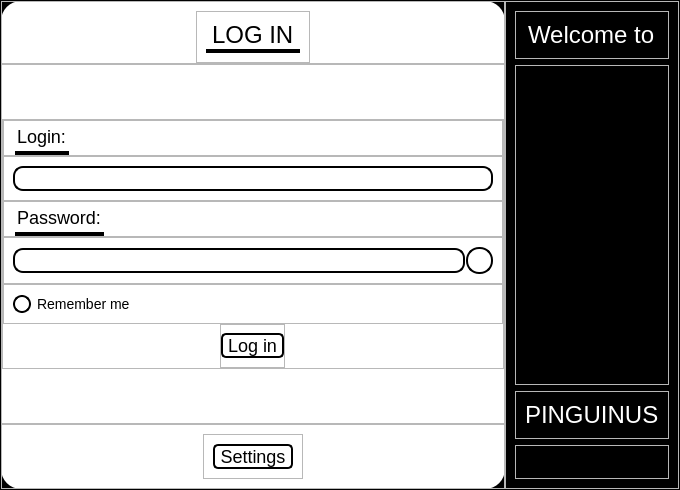
<?xml version="1.0" encoding="UTF-8"?>
<ui version="4.0">
 <class>LoginInterface</class>
 <widget class="QWidget" name="LoginInterface">
  <property name="geometry">
   <rect>
    <x>0</x>
    <y>0</y>
    <width>680</width>
    <height>490</height>
   </rect>
  </property>
  <property name="sizePolicy">
   <sizepolicy hsizetype="Preferred" vsizetype="Preferred">
    <horstretch>0</horstretch>
    <verstretch>0</verstretch>
   </sizepolicy>
  </property>
  <property name="minimumSize">
   <size>
    <width>680</width>
    <height>490</height>
   </size>
  </property>
  <property name="windowTitle">
   <string>Form</string>
  </property>
  <property name="styleSheet">
   <string notr="true"/>
  </property>
  <layout class="QGridLayout" name="gridLayout">
   <property name="leftMargin">
    <number>0</number>
   </property>
   <property name="topMargin">
    <number>0</number>
   </property>
   <property name="rightMargin">
    <number>0</number>
   </property>
   <property name="bottomMargin">
    <number>0</number>
   </property>
   <property name="spacing">
    <number>0</number>
   </property>
   <item row="0" column="0">
    <widget class="QFrame" name="frame_8">
     <property name="minimumSize">
      <size>
       <width>680</width>
       <height>490</height>
      </size>
     </property>
     <property name="styleSheet">
      <string notr="true">QFrame#frame_8{
background-color:rgb(0,0,0);
}</string>
     </property>
     <property name="frameShape">
      <enum>QFrame::StyledPanel</enum>
     </property>
     <property name="frameShadow">
      <enum>QFrame::Raised</enum>
     </property>
     <layout class="QHBoxLayout" name="horizontalLayout">
      <property name="spacing">
       <number>0</number>
      </property>
      <property name="leftMargin">
       <number>0</number>
      </property>
      <property name="topMargin">
       <number>0</number>
      </property>
      <property name="rightMargin">
       <number>0</number>
      </property>
      <property name="bottomMargin">
       <number>0</number>
      </property>
      <item>
       <widget class="QFrame" name="frame">
        <property name="styleSheet">
         <string notr="true">QFrame#frame{
	background-color: rgb(255, 255, 255);
	border-radius: 20px;
}</string>
        </property>
        <property name="frameShape">
         <enum>QFrame::StyledPanel</enum>
        </property>
        <property name="frameShadow">
         <enum>QFrame::Raised</enum>
        </property>
        <layout class="QVBoxLayout" name="verticalLayout">
         <property name="spacing">
          <number>0</number>
         </property>
         <property name="leftMargin">
          <number>0</number>
         </property>
         <property name="topMargin">
          <number>0</number>
         </property>
         <property name="rightMargin">
          <number>0</number>
         </property>
         <property name="bottomMargin">
          <number>0</number>
         </property>
         <item>
          <widget class="QFrame" name="frame_13">
           <property name="frameShape">
            <enum>QFrame::StyledPanel</enum>
           </property>
           <property name="frameShadow">
            <enum>QFrame::Raised</enum>
           </property>
           <layout class="QVBoxLayout" name="verticalLayout_10">
            <property name="spacing">
             <number>0</number>
            </property>
            <property name="leftMargin">
             <number>0</number>
            </property>
            <property name="rightMargin">
             <number>0</number>
            </property>
            <property name="bottomMargin">
             <number>0</number>
            </property>
            <item alignment="Qt::AlignHCenter">
             <widget class="QFrame" name="frame_14">
              <property name="frameShape">
               <enum>QFrame::StyledPanel</enum>
              </property>
              <property name="frameShadow">
               <enum>QFrame::Raised</enum>
              </property>
              <layout class="QVBoxLayout" name="verticalLayout_11">
               <item>
                <widget class="QLabel" name="label_4">
                 <property name="styleSheet">
                  <string notr="true">font: 24px;
border-bottom-style: solid;
border-bottom-width: 4px;
border-radius: 0px;</string>
                 </property>
                 <property name="text">
                  <string>LOG IN</string>
                 </property>
                </widget>
               </item>
              </layout>
             </widget>
            </item>
           </layout>
          </widget>
         </item>
         <item>
          <widget class="QFrame" name="frame_3">
           <property name="sizePolicy">
            <sizepolicy hsizetype="Preferred" vsizetype="Expanding">
             <horstretch>0</horstretch>
             <verstretch>0</verstretch>
            </sizepolicy>
           </property>
           <property name="frameShape">
            <enum>QFrame::StyledPanel</enum>
           </property>
           <property name="frameShadow">
            <enum>QFrame::Raised</enum>
           </property>
           <layout class="QVBoxLayout" name="verticalLayout_4">
            <property name="spacing">
             <number>0</number>
            </property>
            <property name="leftMargin">
             <number>0</number>
            </property>
            <property name="topMargin">
             <number>0</number>
            </property>
            <property name="rightMargin">
             <number>0</number>
            </property>
            <property name="bottomMargin">
             <number>0</number>
            </property>
            <item alignment="Qt::AlignVCenter">
             <widget class="QFrame" name="frame_6">
              <property name="frameShape">
               <enum>QFrame::StyledPanel</enum>
              </property>
              <property name="frameShadow">
               <enum>QFrame::Raised</enum>
              </property>
              <layout class="QVBoxLayout" name="verticalLayout_5">
               <property name="spacing">
                <number>0</number>
               </property>
               <property name="leftMargin">
                <number>0</number>
               </property>
               <property name="topMargin">
                <number>0</number>
               </property>
               <property name="rightMargin">
                <number>0</number>
               </property>
               <property name="bottomMargin">
                <number>0</number>
               </property>
               <item>
                <widget class="QFrame" name="frame_15">
                 <property name="minimumSize">
                  <size>
                   <width>0</width>
                   <height>36</height>
                  </size>
                 </property>
                 <property name="frameShape">
                  <enum>QFrame::StyledPanel</enum>
                 </property>
                 <property name="frameShadow">
                  <enum>QFrame::Raised</enum>
                 </property>
                 <layout class="QVBoxLayout" name="verticalLayout_12">
                  <property name="spacing">
                   <number>0</number>
                  </property>
                  <property name="leftMargin">
                   <number>9</number>
                  </property>
                  <property name="topMargin">
                   <number>0</number>
                  </property>
                  <property name="rightMargin">
                   <number>0</number>
                  </property>
                  <property name="bottomMargin">
                   <number>0</number>
                  </property>
                  <item alignment="Qt::AlignLeft">
                   <widget class="QLabel" name="label_2">
                    <property name="styleSheet">
                     <string notr="true">font: 18px;
border-bottom-style: solid;
border-bottom-width: 4px;
border-radius:2px;</string>
                    </property>
                    <property name="text">
                     <string>Login:</string>
                    </property>
                   </widget>
                  </item>
                 </layout>
                </widget>
               </item>
               <item>
                <widget class="QFrame" name="frame_12">
                 <property name="minimumSize">
                  <size>
                   <width>0</width>
                   <height>42</height>
                  </size>
                 </property>
                 <property name="frameShape">
                  <enum>QFrame::StyledPanel</enum>
                 </property>
                 <property name="frameShadow">
                  <enum>QFrame::Raised</enum>
                 </property>
                 <layout class="QHBoxLayout" name="horizontalLayout_3">
                  <property name="spacing">
                   <number>1</number>
                  </property>
                  <item>
                   <widget class="QLineEdit" name="lineEdit_2">
                    <property name="styleSheet">
                     <string notr="true">font: 16px;
border: 2px solid black;
border-radius: 10px;</string>
                    </property>
                   </widget>
                  </item>
                 </layout>
                </widget>
               </item>
               <item>
                <widget class="QFrame" name="frame_11">
                 <property name="minimumSize">
                  <size>
                   <width>0</width>
                   <height>36</height>
                  </size>
                 </property>
                 <property name="frameShape">
                  <enum>QFrame::StyledPanel</enum>
                 </property>
                 <property name="frameShadow">
                  <enum>QFrame::Raised</enum>
                 </property>
                 <layout class="QVBoxLayout" name="verticalLayout_9">
                  <property name="spacing">
                   <number>0</number>
                  </property>
                  <property name="topMargin">
                   <number>0</number>
                  </property>
                  <property name="rightMargin">
                   <number>0</number>
                  </property>
                  <property name="bottomMargin">
                   <number>0</number>
                  </property>
                  <item alignment="Qt::AlignLeft">
                   <widget class="QLabel" name="label">
                    <property name="styleSheet">
                     <string notr="true">font: 18px;
border-bottom-style: solid;
border-bottom-width: 4px;
border-radius: 2px;</string>
                    </property>
                    <property name="text">
                     <string>Password:</string>
                    </property>
                   </widget>
                  </item>
                 </layout>
                </widget>
               </item>
               <item>
                <widget class="QFrame" name="frame_10">
                 <property name="minimumSize">
                  <size>
                   <width>0</width>
                   <height>42</height>
                  </size>
                 </property>
                 <property name="frameShape">
                  <enum>QFrame::StyledPanel</enum>
                 </property>
                 <property name="frameShadow">
                  <enum>QFrame::Raised</enum>
                 </property>
                 <layout class="QHBoxLayout" name="horizontalLayout_4">
                  <property name="spacing">
                   <number>1</number>
                  </property>
                  <item>
                   <widget class="QLineEdit" name="lineEdit">
                    <property name="styleSheet">
                     <string notr="true">font: 16px;
border: 2px solid black;
border-radius: 10px;</string>
                    </property>
                   </widget>
                  </item>
                  <item>
                   <widget class="QPushButton" name="pushButton_4">
                    <property name="minimumSize">
                     <size>
                      <width>27</width>
                      <height>27</height>
                     </size>
                    </property>
                    <property name="maximumSize">
                     <size>
                      <width>27</width>
                      <height>27</height>
                     </size>
                    </property>
                    <property name="styleSheet">
                     <string notr="true">background-color: rgb(255, 255, 255);
border: 2px solid black;
border-radius: 13px;</string>
                    </property>
                    <property name="text">
                     <string/>
                    </property>
                    <property name="icon">
                     <iconset>
                      <normaloff>:/images/eye.png</normaloff>:/images/eye.png</iconset>
                    </property>
                    <property name="iconSize">
                     <size>
                      <width>24</width>
                      <height>24</height>
                     </size>
                    </property>
                   </widget>
                  </item>
                 </layout>
                </widget>
               </item>
               <item>
                <widget class="QFrame" name="frame_9">
                 <property name="minimumSize">
                  <size>
                   <width>0</width>
                   <height>40</height>
                  </size>
                 </property>
                 <property name="frameShape">
                  <enum>QFrame::StyledPanel</enum>
                 </property>
                 <property name="frameShadow">
                  <enum>QFrame::Raised</enum>
                 </property>
                 <layout class="QHBoxLayout" name="horizontalLayout_2">
                  <item>
                   <widget class="QCheckBox" name="checkBox">
                    <property name="styleSheet">
                     <string notr="true">QCheckBox::indicator {
    border: 2px solid #000000;
	border-radius: 9px;
	width: 14px;
    height: 14px;
}

QCheckBox{
	font:14px;
}

QCheckBox::indicator:unchecked {
}

QCheckBox::indicator:checked {
    image: url(:/images/icons/checked.png);
}</string>
                    </property>
                    <property name="text">
                     <string>Remember me</string>
                    </property>
                   </widget>
                  </item>
                 </layout>
                </widget>
               </item>
               <item alignment="Qt::AlignHCenter">
                <widget class="QFrame" name="frame_7">
                 <property name="minimumSize">
                  <size>
                   <width>65</width>
                   <height>44</height>
                  </size>
                 </property>
                 <property name="frameShape">
                  <enum>QFrame::StyledPanel</enum>
                 </property>
                 <property name="frameShadow">
                  <enum>QFrame::Raised</enum>
                 </property>
                 <layout class="QGridLayout" name="gridLayout_2">
                  <property name="leftMargin">
                   <number>0</number>
                  </property>
                  <property name="topMargin">
                   <number>0</number>
                  </property>
                  <property name="rightMargin">
                   <number>0</number>
                  </property>
                  <property name="bottomMargin">
                   <number>0</number>
                  </property>
                  <item row="0" column="0">
                   <widget class="QPushButton" name="pushButton_2">
                    <property name="styleSheet">
                     <string notr="true">border: 2px solid black;
border-radius: 5px;
font: 18px;</string>
                    </property>
                    <property name="text">
                     <string>Log in</string>
                    </property>
                   </widget>
                  </item>
                 </layout>
                </widget>
               </item>
              </layout>
             </widget>
            </item>
           </layout>
          </widget>
         </item>
         <item alignment="Qt::AlignBottom">
          <widget class="QFrame" name="frame_4">
           <property name="frameShape">
            <enum>QFrame::StyledPanel</enum>
           </property>
           <property name="frameShadow">
            <enum>QFrame::Raised</enum>
           </property>
           <layout class="QVBoxLayout" name="verticalLayout_2">
            <item alignment="Qt::AlignHCenter">
             <widget class="QFrame" name="frame_5">
              <property name="frameShape">
               <enum>QFrame::StyledPanel</enum>
              </property>
              <property name="frameShadow">
               <enum>QFrame::Raised</enum>
              </property>
              <layout class="QVBoxLayout" name="verticalLayout_3">
               <item>
                <widget class="QPushButton" name="pushButton">
                 <property name="minimumSize">
                  <size>
                   <width>80</width>
                   <height>0</height>
                  </size>
                 </property>
                 <property name="styleSheet">
                  <string notr="true">border: 2px solid black;
border-radius: 5px;
font: 18px;</string>
                 </property>
                 <property name="text">
                  <string>Settings</string>
                 </property>
                </widget>
               </item>
              </layout>
             </widget>
            </item>
           </layout>
          </widget>
         </item>
        </layout>
       </widget>
      </item>
      <item>
       <widget class="QFrame" name="frame_2">
        <property name="frameShape">
         <enum>QFrame::StyledPanel</enum>
        </property>
        <property name="frameShadow">
         <enum>QFrame::Raised</enum>
        </property>
        <layout class="QVBoxLayout" name="verticalLayout_13">
         <item alignment="Qt::AlignTop">
          <widget class="QFrame" name="frame_17">
           <property name="frameShape">
            <enum>QFrame::StyledPanel</enum>
           </property>
           <property name="frameShadow">
            <enum>QFrame::Raised</enum>
           </property>
           <layout class="QVBoxLayout" name="verticalLayout_14">
            <item alignment="Qt::AlignHCenter">
             <widget class="QLabel" name="label_5">
              <property name="styleSheet">
               <string notr="true">color: white;
font: 24px;</string>
              </property>
              <property name="text">
               <string>Welcome to</string>
              </property>
             </widget>
            </item>
           </layout>
          </widget>
         </item>
         <item alignment="Qt::AlignBottom">
          <widget class="QFrame" name="frame_19">
           <property name="minimumSize">
            <size>
             <width>0</width>
             <height>320</height>
            </size>
           </property>
           <property name="frameShape">
            <enum>QFrame::StyledPanel</enum>
           </property>
           <property name="frameShadow">
            <enum>QFrame::Raised</enum>
           </property>
           <layout class="QVBoxLayout" name="verticalLayout_15">
            <item>
             <widget class="QLabel" name="label_3">
              <property name="minimumSize">
               <size>
                <width>0</width>
                <height>290</height>
               </size>
              </property>
              <property name="text">
               <string/>
              </property>
              <property name="pixmap">
               <pixmap resource="../../Resources/qrc/icons.qrc">:/images/icons/output-onlinepngtools (4).png</pixmap>
              </property>
             </widget>
            </item>
           </layout>
          </widget>
         </item>
         <item alignment="Qt::AlignTop">
          <widget class="QFrame" name="frame_18">
           <property name="frameShape">
            <enum>QFrame::StyledPanel</enum>
           </property>
           <property name="frameShadow">
            <enum>QFrame::Raised</enum>
           </property>
           <layout class="QVBoxLayout" name="verticalLayout_16">
            <item alignment="Qt::AlignHCenter">
             <widget class="QLabel" name="label_6">
              <property name="styleSheet">
               <string notr="true">color: white;
font: 24px;</string>
              </property>
              <property name="text">
               <string>PINGUINUS</string>
              </property>
             </widget>
            </item>
           </layout>
          </widget>
         </item>
         <item alignment="Qt::AlignBottom">
          <widget class="QFrame" name="frame_16">
           <property name="frameShape">
            <enum>QFrame::StyledPanel</enum>
           </property>
           <property name="frameShadow">
            <enum>QFrame::Raised</enum>
           </property>
           <layout class="QVBoxLayout" name="verticalLayout_17">
            <item alignment="Qt::AlignHCenter|Qt::AlignVCenter">
             <widget class="QLabel" name="label_7">
              <property name="styleSheet">
               <string notr="true">color: white;</string>
              </property>
              <property name="text">
               <string/>
              </property>
             </widget>
            </item>
           </layout>
          </widget>
         </item>
        </layout>
       </widget>
      </item>
     </layout>
    </widget>
   </item>
  </layout>
 </widget>
 <resources>
  <include location="../../Resources/qrc/icons.qrc"/>
 </resources>
 <connections/>
</ui>
